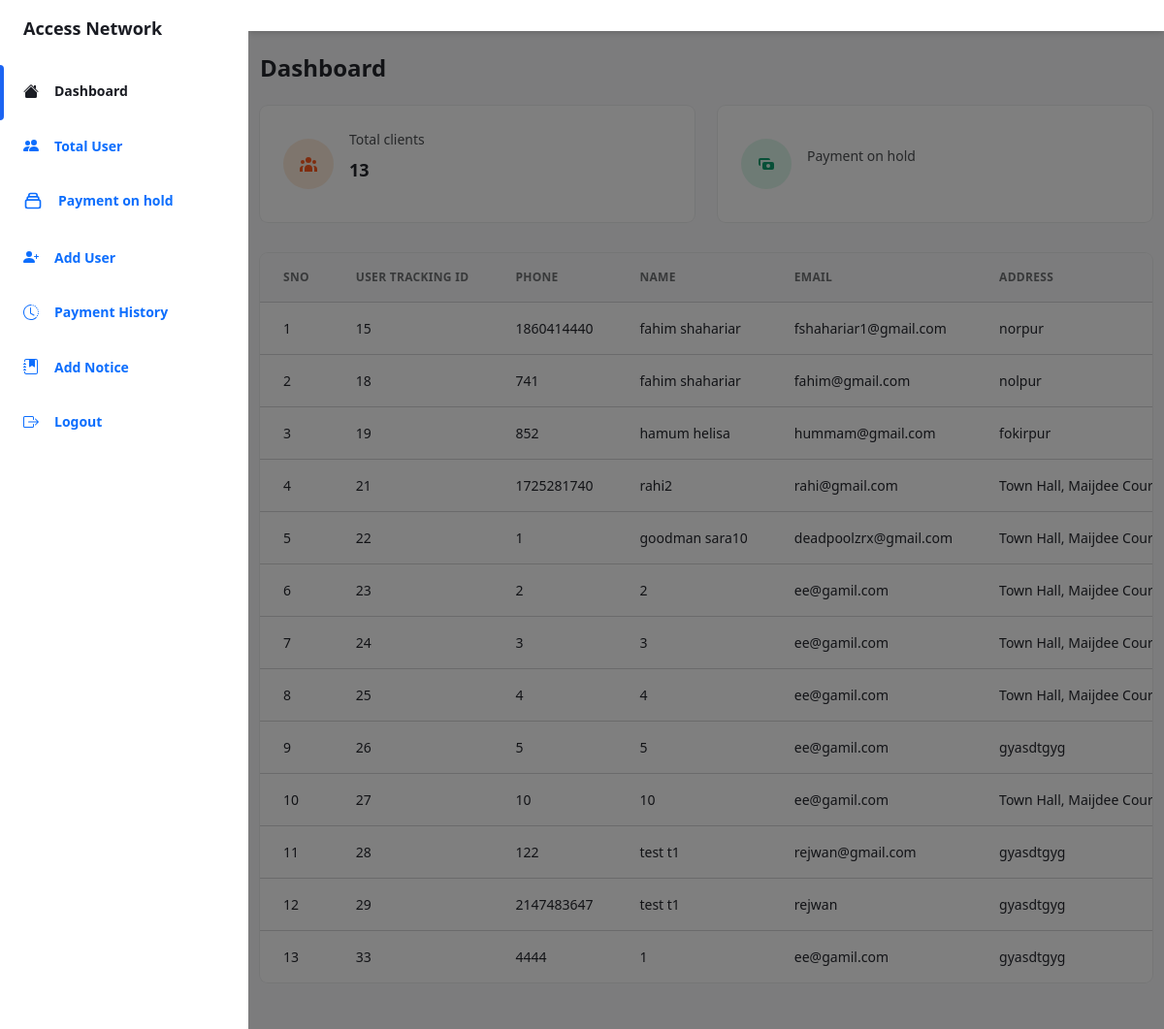
/admin.php (signed in), run on the app's committed database.
### admin.php (the view, shortened to what this page needs)
<!DOCTYPE html>
<html :class="{ 'theme-dark': dark }" x-data="data()" lang="en">
<head>
  <link rel="stylesheet" href="./assets/css/tailwind.output.css" />
  <link rel="stylesheet" href="https://cdnjs.cloudflare.com/ajax/libs/Chart.js/2.9.3/Chart.min.css" />
  <link href="https://cdn.jsdelivr.net/npm/bootstrap@5.1.3/dist/css/bootstrap.min.css" rel="stylesheet">
  <link rel="stylesheet" href="./assets/css/custom.css">
</head>
<body>
  <div class="flex h-screen bg-gray-50 dark:bg-gray-900" :class="{ 'overflow-hidden': isSideMenuOpen }">
    <aside class="z-20 hidden w-64 overflow-y-auto bg-white dark:bg-gray-800 md:block flex-shrink-0">
      <div class="py-4 text-gray-500 dark:text-gray-400">
        <a class="ml-6 text-lg font-bold text-gray-800 dark:text-gray-200" href="#">
          Access Network
        </a>
        <ul class="mt-6">
          <li class="relative px-6 py-3">
            <span class="absolute inset-y-0 left-0 w-1 bg-purple-600 rounded-tr-lg rounded-br-lg" aria-hidden="true"></span>
            <a class="inline-flex items-center w-full text-sm font-semibold text-gray-800 transition-colors duration-150 hover:text-gray-800 dark:hover:text-gray-200 dark:text-gray-100" href="admin.php">
              <span class="ml-4">Dashboard</span>
            </a>
          </li>
        </ul>
        <ul>
          <li class="relative px-6 py-3">
            <a class="inline-flex items-center w-full text-sm font-semibold transition-colors duration-150 hover:text-gray-800 dark:hover:text-gray-200" href="total_user.php">
              <span class="ml-4">Total User</span>
            </a>
          </li>
          <li class="relative px-6 py-3">
            <a class="inline-flex items-center w-full text-sm font-semibold transition-colors duration-150 hover:text-gray-800 dark:hover:text-gray-200" href="payment_onhold2.php">
              <span class="ml-4">Payment on hold</span>
            </a>
          </li>
          <li class="relative px-6 py-3">
            <a class="inline-flex items-center w-full text-sm font-semibold transition-colors duration-150 hover:text-gray-800 dark:hover:text-gray-200" href="add_user.php">
              <span class="ml-4">Add User</span>
            </a>
          </li>
          <li class="relative px-6 py-3">
            <a class="inline-flex items-center w-full text-sm font-semibold transition-colors duration-150 hover:text-gray-800 dark:hover:text-gray-200" href="payment_history.php">
              <span class="ml-4">Payment History</span>
            </a>
          </li>
          <li class="relative px-6 py-3">
            <a class="inline-flex items-center w-full text-sm font-semibold transition-colors duration-150 hover:text-gray-800 dark:hover:text-gray-200" href="notice.php">
              <span class="ml-4">Add Notice</span>
            </a>
          </li>
          <li class="relative px-6 py-3">
            <a class="inline-flex items-center w-full text-sm font-semibold transition-colors duration-150 hover:text-gray-800 dark:hover:text-gray-200" href="admin_logout.php">
              <span class="ml-4">Logout</span>
            </a>
          </li>
        </ul>
      </div>
    </aside>
    <div x-show="isSideMenuOpen" x-transition:enter="transition ease-in-out duration-150" x-transition:enter-start="opacity-0" x-transition:enter-end="opacity-100" x-transition:leave="transition ease-in-out duration-150" x-transition:leave-start="opacity-100" x-transition:leave-end="opacity-0" class="fixed inset-0 z-10 flex items-end bg-black bg-opacity-50 sm:items-center sm:justify-center"></div>
    <div class="flex flex-col flex-1 w-full">
      <header class="z-10 py-4 bg-white shadow-md dark:bg-gray-800">
      </header>
      <main class="h-full overflow-y-auto">
        <div class="container px-6 mx-auto grid">
          <h2 class="my-6 text-2xl font-semibold text-gray-700 dark:text-gray-200">
            Dashboard
          </h2>
          <div class="grid gap-6 mb-8 md:grid-cols-2 xl:grid-cols-4">
            <div class="flex items-center p-4 bg-white rounded-lg shadow-xs dark:bg-gray-800">
              <div class="p-3 mr-4 text-orange-500 bg-orange-100 rounded-full dark:text-orange-100 dark:bg-orange-500">
              </div>
              <div>
                <p class="mb-2 text-sm font-medium text-gray-600 dark:text-gray-400">
                  Total clients
                </p>
                <p class="text-lg font-semibold text-gray-700 dark:text-gray-200">
                  <?php
                  include('connection.php');
                  $datab = "SELECT * FROM `user-regester` ";
                  $querycon = mysqli_query($con, $datab);
                  $numrow = mysqli_num_rows($querycon);
                  echo $numrow;
                  ?>
                </p>
              </div>
            </div>
            <div class="flex items-center p-4 bg-white rounded-lg shadow-xs dark:bg-gray-800">
              <div class="p-3 mr-4 text-green-500 bg-green-100 rounded-full dark:text-green-100 dark:bg-green-500">
                <svg class="w-5 h-5" fill="currentColor" viewBox="0 0 20 20">
                  <path fill-rule="evenodd" d="M4 4a2 2 0 00-2 2v4a2 2 0 002 2V6h10a2 2 0 00-2-2H4zm2 6a2 2 0 012-2h8a2 2 0 012 2v4a2 2 0 01-2 2H8a2 2 0 01-2-2v-4zm6 4a2 2 0 100-4 2 2 0 000 4z" clip-rule="evenodd"></path>
                </svg>
              </div>
              <div>
                <p class="mb-2 text-sm font-medium text-gray-600 dark:text-gray-400">
                  Payment on hold
                </p>
              </div>
            </div>
          </div>
          <div class="w-full overflow-hidden rounded-lg shadow-xs mb-5">
            <div class="w-full overflow-x-auto">
              <table class="w-full whitespace-no-wrap" id="myTable">
                <thead>
                  <tr class="text-xs font-semibold tracking-wide text-left text-gray-500 uppercase border-b dark:border-gray-700 bg-gray-50 dark:text-gray-400 dark:bg-gray-800">
                    <th class="px-4 py-3">SNO</th>
                    <th class="px-4 py-3">USER TRACKING ID</th>
                    <th class="px-4 py-3">PHONE</th>
                    <th class="px-4 py-3">NAME</th>
                    <th class="px-4 py-3">EMAIL</th>
                    <th class="px-4 py-3">ADDRESS</th>
                  </tr>
                </thead>
                <tbody class="bg-white divide-y dark:divide-gray-700 dark:bg-gray-800">
                  <?php
                  include('connection.php');
                  $datab = "SELECT * FROM `user-regester` ";
                  $querycon = mysqli_query($con, $datab);
                  $a = 1;
                  while ($fetch = mysqli_fetch_array($querycon)) {
                  ?>
                    <tr class="text-gray-700 dark:text-gray-400">
                      <td class="px-4 py-3 text-sm">
                        <?php echo $a++; ?>
                      </td>
                      <td class="px-4 py-3 text-sm">
                        <?php echo $fetch['sno'] ?>
                      </td>
                      <td class="px-4 py-3 text-sm">
                        <?php echo $fetch['phone'] ?>
                      </td>
                      <td class="px-4 py-3 text-sm">
                        <?php echo $fetch['name'] ?>
                      </td>
                      <td class="px-4 py-3 text-sm">
                        <?php echo $fetch['email'] ?>
                      </td>
                      <td class="px-4 py-3 text-sm">
                        <?php echo $fetch['address'] ?>
                      </td>
                    </tr>
                  <?php
                  }
                  ?>
                </tbody>
              </table>
            </div>
          </div>
        </div>
      </main>
    </div>
  </div>
</body>
</html>

### assets/css/custom.css (style rules this page uses)
a { text-decoration: none !important; }
dl, ol, ul { margin-top: 0; margin-bottom: 0 !important; padding-left: 0rem !important; }
.py-4 { padding-top: 1rem !important; padding-bottom: 1rem !important; }

### data on the page
user-regester: sno "15", phone "1860414440", name "fahim shahariar", email "fshahariar1@gmail.com", address "norpur"
user-regester: sno "18", phone "741", name "fahim shahariar", email "fahim@gmail.com", address "nolpur"
user-regester: sno "19", phone "852", name "hamum helisa", email "hummam@gmail.com", address "fokirpur"
user-regester: sno "21", phone "1725281740", name "rahi2", email "rahi@gmail.com", address "Town Hall, Maijdee…"
user-regester: sno "22", phone "1", name "goodman sara10", email "deadpoolzrx@gmail.com", address "Town Hall, Maijdee…"
user-regester: sno "23", phone "2", name "2", email "ee@gamil.com", address "Town Hall, Maijdee…"
user-regester: sno "24", phone "3", name "3", email "ee@gamil.com", address "Town Hall, Maijdee…"
user-regester: sno "25", phone "4", name "4", email "ee@gamil.com", address "Town Hall, Maijdee…"
user-regester: sno "26", phone "5", name "5", email "ee@gamil.com", address "gyasdtgyg"
user-regester: sno "27", phone "10", name "10", email "ee@gamil.com", address "Town Hall, Maijdee…"
user-regester: sno "28", phone "122", name "test t1", email "rejwan@gmail.com", address "gyasdtgyg"
user-regester: sno "29", phone "2147483647", name "test t1", email "rejwan", address "gyasdtgyg"
user-regester: sno "33", phone "4444", name "1", email "ee@gamil.com", address "gyasdtgyg"

### other printed values
$numrow "13"
